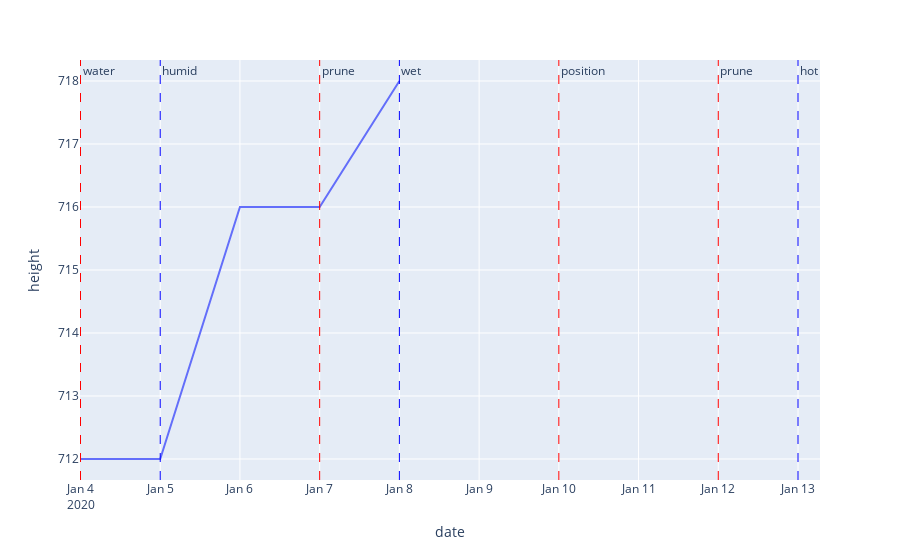

Notebook source saved alongside this figure:
### Code cell
df = pd.DataFrame({'height': [712, 712, 716, 716, 718, np.nan, np.nan, np.nan, np.nan, np.nan],
                           'moisture ': [0.06, 0.19, 0.18, 0.17, 0.18, np.nan, np.nan, np.nan, np.nan, np.nan],
                           'tasks': ['water', None, None, 'prune', None, None, 'position', None, 'prune', None],
                           'weather': [None, 'humid', None, None, 'wet', None, None, None, None, 'hot']}, 
                           index=['2020-01-04', '2020-01-05', '2020-01-06', '2020-01-07', '2020-01-08', '2020-01-09',
                            '2020-01-10', '2020-01-11', '2020-01-12', '2020-01-13'])

df.index.name = 'date'
fig = px.line(df, y="height")

for x in df.loc[~df["tasks"].isna()].index:
    fig.add_vline(x=pd.to_datetime(x).timestamp() * 1000, line_width=1, line_dash="dash", line_color="red",
                  annotation_text=df.loc[x, 'tasks'])

for x in df.loc[~df["weather"].isna()].index:
    fig.add_vline(x=pd.to_datetime(x).timestamp() * 1000, line_width=1, line_dash="dash", line_color="blue",
                  annotation_text=df.loc[x, 'weather'])


# fig.update_layout(annotations=[{**a, **{"y":.5}}  for a in fig.to_dict()["layout"]["annotations"]])
fig.show()

### Figure 1 — Plotly figure (JSON) as saved in the notebook; plotly's stock layout.template omitted (floating-point values rounded to 4 significant figures)
{"data": [{"hovertemplate": "date=%{x}<br>height=%{y}<extra></extra>", "legendgroup": "", "line": {"color": "#636efa", "dash": "solid"}, "marker": {"symbol": "circle"}, "mode": "lines", "name": "", "orientation": "v", "showlegend": false, "type": "scatter", "x": ["2020-01-04", "2020-01-05", "2020-01-06", "2020-01-07", "2020-01-08", "2020-01-09", "2020-01-10", "2020-01-11", "2020-01-12", "2020-01-13"], "xaxis": "x", "y": [712, 712, 716, 716, 718, null, null, null, null, null], "yaxis": "y"}], "layout": {"annotations": [{"showarrow": false, "text": "water", "x": 1578096000000, "xanchor": "left", "xref": "x", "y": 1, "yanchor": "top", "yref": "y domain"}, {"showarrow": false, "text": "prune", "x": 1578355200000, "xanchor": "left", "xref": "x", "y": 1, "yanchor": "top", "yref": "y domain"}, {"showarrow": false, "text": "position", "x": 1578614400000, "xanchor": "left", "xref": "x", "y": 1, "yanchor": "top", "yref": "y domain"}, {"showarrow": false, "text": "prune", "x": 1578787200000, "xanchor": "left", "xref": "x", "y": 1, "yanchor": "top", "yref": "y domain"}, {"showarrow": false, "text": "humid", "x": 1578182400000, "xanchor": "left", "xref": "x", "y": 1, "yanchor": "top", "yref": "y domain"}, {"showarrow": false, "text": "wet", "x": 1578441600000, "xanchor": "left", "xref": "x", "y": 1, "yanchor": "top", "yref": "y domain"}, {"showarrow": false, "text": "hot", "x": 1578873600000, "xanchor": "left", "xref": "x", "y": 1, "yanchor": "top", "yref": "y domain"}], "autosize": true, "legend": {"tracegroupgap": 0}, "margin": {"t": 60}, "shapes": [{"line": {"color": "red", "dash": "dash", "width": 1}, "type": "line", "x0": 1578096000000, "x1": 1578096000000, "xref": "x", "y0": 0, "y1": 1, "yref": "y domain"}, {"line": {"color": "red", "dash": "dash", "width": 1}, "type": "line", "x0": 1578355200000, "x1": 1578355200000, "xref": "x", "y0": 0, "y1": 1, "yref": "y domain"}, {"line": {"color": "red", "dash": "dash", "width": 1}, "type": "line", "x0": 1578614400000, "x1": 1578614400000, "xref": "x", "y0": 0, "y1": 1, "yref": "y domain"}, {"line": {"color": "red", "dash": "dash", "width": 1}, "type": "line", "x0": 1578787200000, "x1": 1578787200000, "xref": "x", "y0": 0, "y1": 1, "yref": "y domain"}, {"line": {"color": "blue", "dash": "dash", "width": 1}, "type": "line", "x0": 1578182400000, "x1": 1578182400000, "xref": "x", "y0": 0, "y1": 1, "yref": "y domain"}, {"line": {"color": "blue", "dash": "dash", "width": 1}, "type": "line", "x0": 1578441600000, "x1": 1578441600000, "xref": "x", "y0": 0, "y1": 1, "yref": "y domain"}, {"line": {"color": "blue", "dash": "dash", "width": 1}, "type": "line", "x0": 1578873600000, "x1": 1578873600000, "xref": "x", "y0": 0, "y1": 1, "yref": "y domain"}], "xaxis": {"anchor": "y", "autorange": true, "domain": [0, 1], "range": ["2020-01-04", "2020-01-13 07:04:37.2462"], "title": {"text": "date"}, "type": "date"}, "yaxis": {"anchor": "x", "autorange": true, "domain": [0, 1], "range": [711.7, 718.3], "title": {"text": "height"}, "type": "linear"}}}
